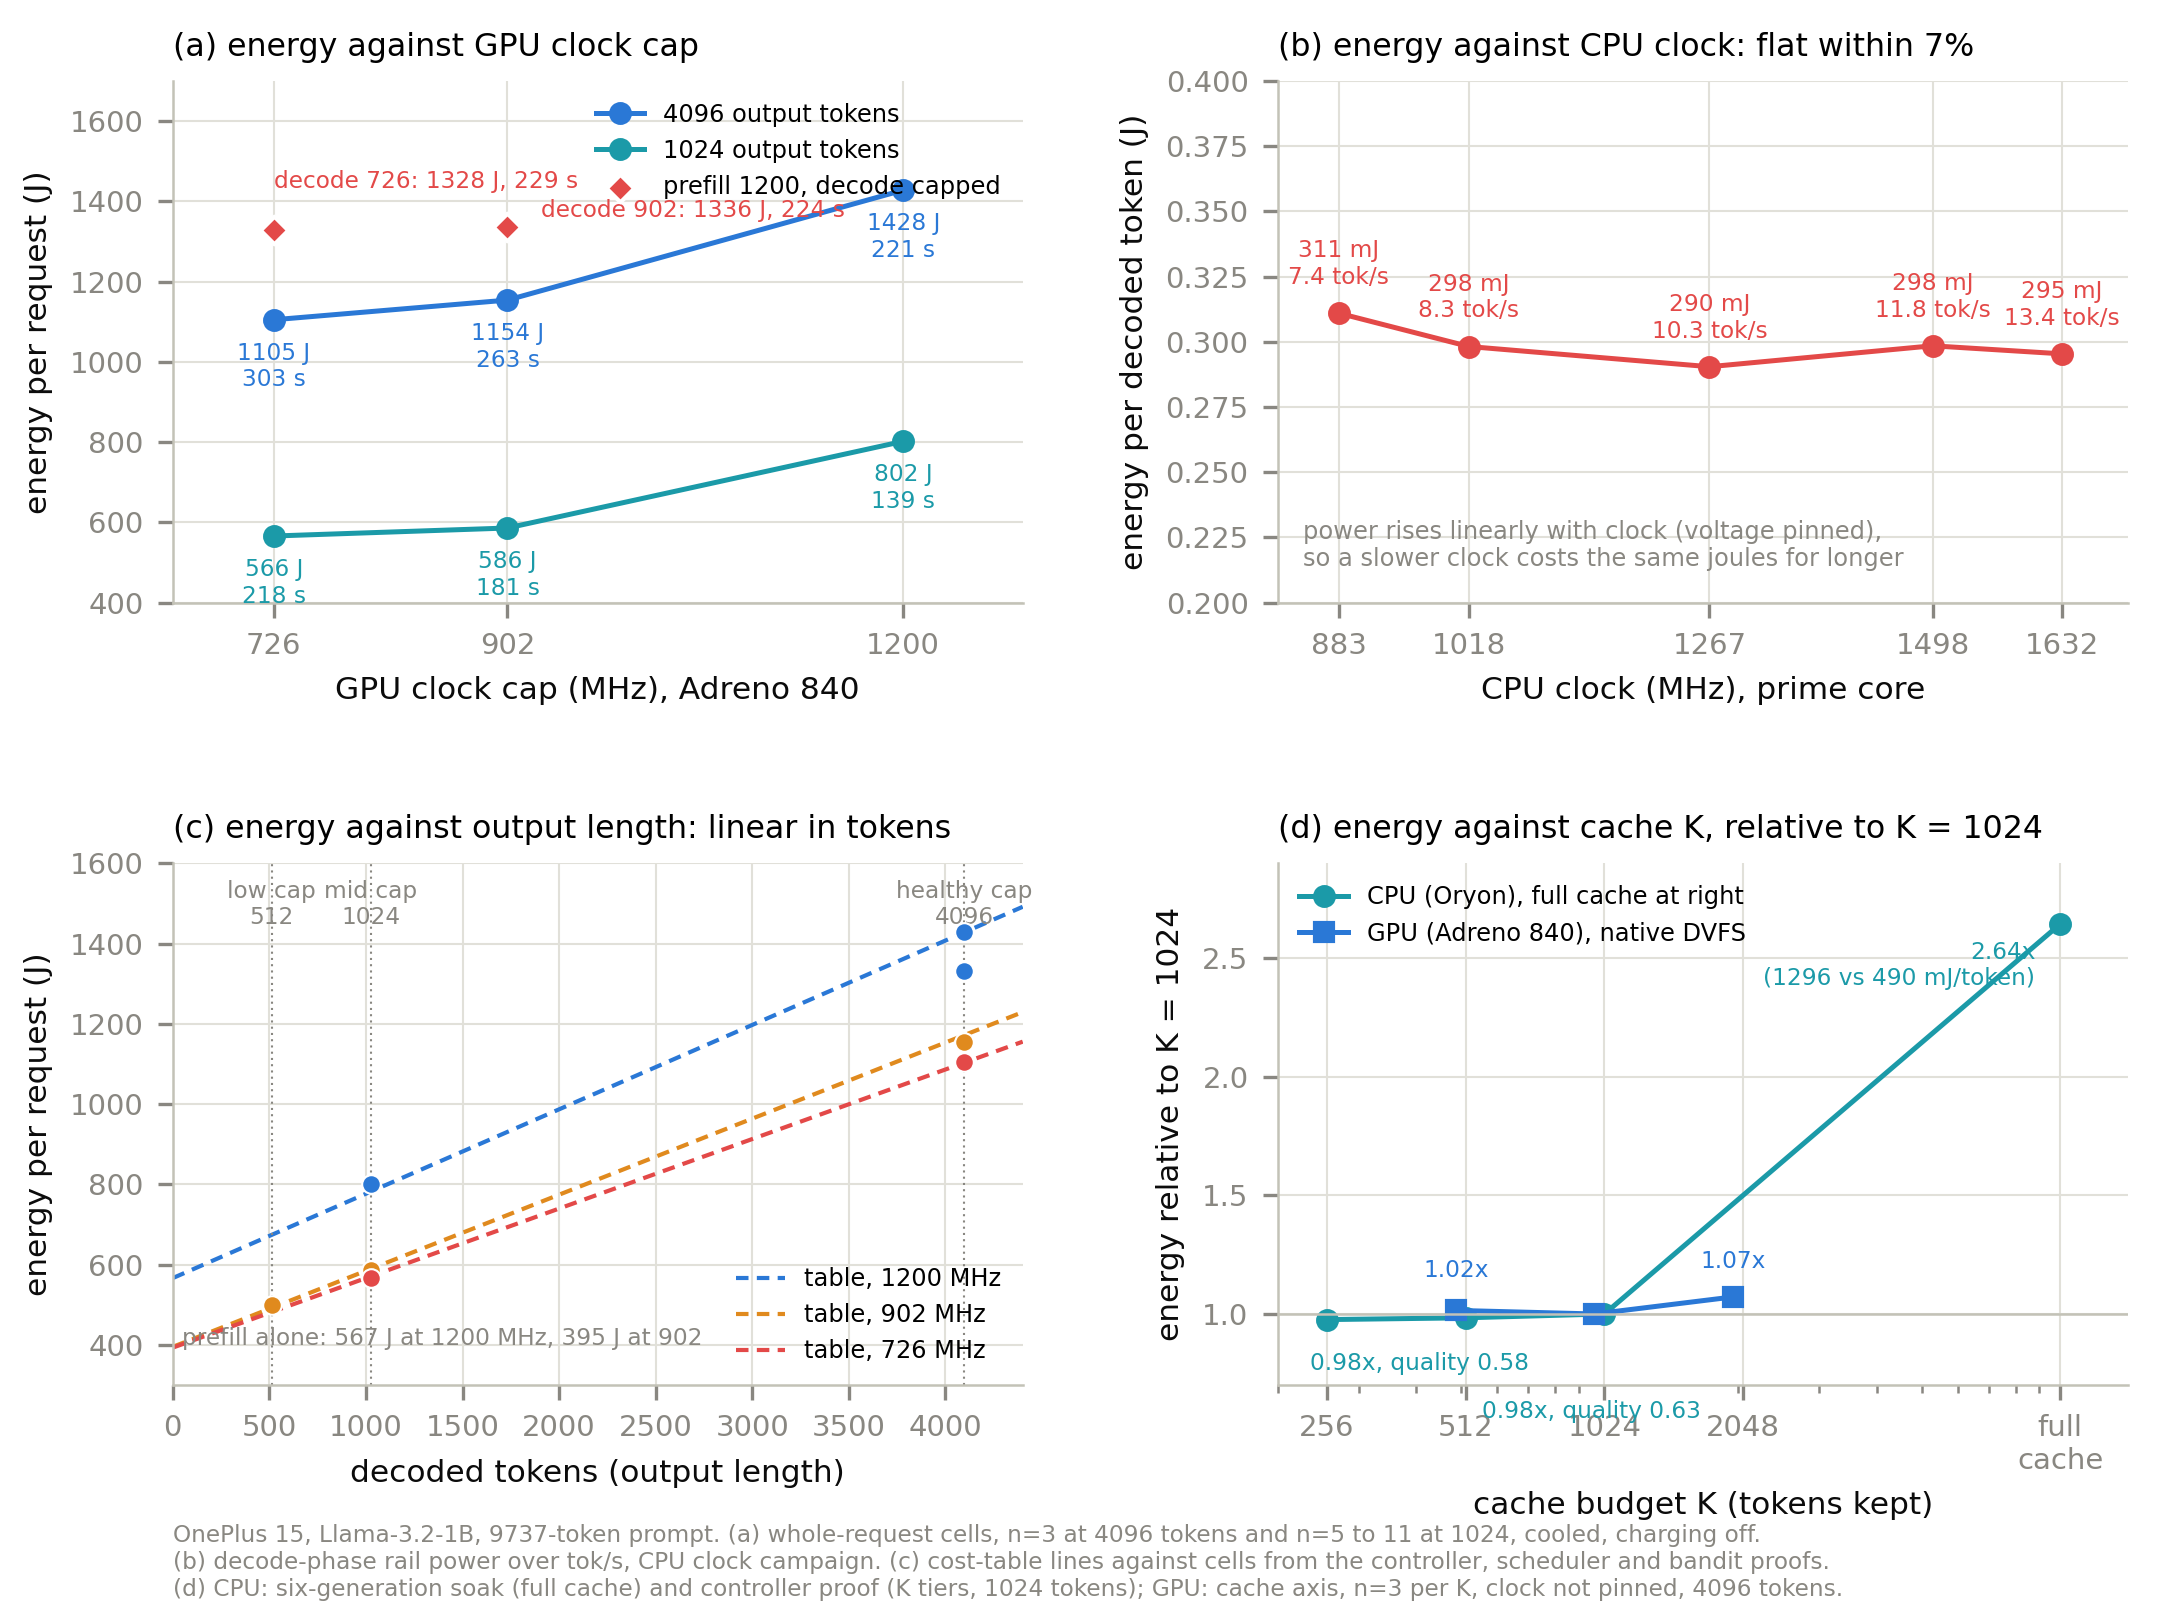

The script that saved this image:
#!/usr/bin/env python3
"""Energy against each control, all measured on the OnePlus 15 with Llama-3.2-1B, 9737-token prompt.
(a) GPU clock, (b) CPU clock, (c) decoded tokens, (d) cache K. Points are cell means (n in caption);
lines in (c) are the scheduler's cost table. Sources: /tmp/ea_proof_v2, /tmp/sched_proof,
/tmp/split_proof, /tmp/bandit_online, /tmp/ea_n3, the CPU clock campaign, the six-generation soak.
"""
import os
import numpy as np
import matplotlib
matplotlib.use("Agg")
import matplotlib.pyplot as plt

BLUE, AQUA, RED, PURPLE, GREEN, ORANGE = "#2a78d6", "#1b9aa8", "#e34948", "#5b2a86", "#3aa41c", "#e08a1e"
INK, MUTED, GRID, AXIS, SURF = "#0b0b0b", "#898781", "#e1e0d9", "#c3c2b7", "#ffffff"
plt.rcParams.update({"font.family": "sans-serif", "font.sans-serif": ["DejaVu Sans", "Arial"], "font.size": 7.5,
    "axes.labelsize": 7.5, "axes.titlesize": 8, "legend.fontsize": 6.3, "xtick.labelsize": 7, "ytick.labelsize": 7,
    "axes.edgecolor": AXIS, "axes.linewidth": 0.6, "xtick.color": MUTED, "ytick.color": MUTED, "axes.labelcolor": INK,
    "grid.color": GRID, "grid.linewidth": 0.5, "axes.grid": True, "axes.axisbelow": True, "legend.frameon": False,
    "figure.facecolor": SURF, "axes.facecolor": SURF, "pdf.fonttype": 42, "ps.fonttype": 42})

fig, ((a, b), (c, d)) = plt.subplots(2, 2, figsize=(7.2, 5.4))
fig.subplots_adjust(left=0.08, right=0.985, top=0.95, bottom=0.145, wspace=0.3, hspace=0.5)
for ax in (a, b, c, d):
    for s in ("top", "right"): ax.spines[s].set_visible(False)

# ---- (a) energy against GPU clock (whole request, 4096 and 1024 output tokens) ---------------------
clk = [726, 902, 1200]
E4096 = [1105, 1154, 1428]; T4096 = [303, 263, 221]           # ea_proof_v2, n=3 each
E1024 = [566, 586, 802];    T1024 = [218, 181, 139]           # bandit_online, n=5 to 11
a.plot(clk, E4096, color=BLUE, marker="o", ms=4.5, lw=1.2, label="4096 output tokens")
a.plot(clk, E1024, color=AQUA, marker="o", ms=4.5, lw=1.2, label="1024 output tokens")
for x, e, t in zip(clk, E4096, T4096): a.annotate(f"{e} J\n{t} s", (x, e), xytext=(0, -16), textcoords="offset points", ha="center", fontsize=5.6, color=BLUE)
for x, e, t in zip(clk, E1024, T1024): a.annotate(f"{e} J\n{t} s", (x, e), xytext=(0, -16), textcoords="offset points", ha="center", fontsize=5.6, color=AQUA)
# split plans: prefill at 1200, decode capped (4096 tokens)
a.scatter([902, 726], [1336, 1328], marker="D", s=22, color=RED, edgecolor=SURF, zorder=4, label="prefill 1200, decode capped")
a.annotate("decode 902: 1336 J, 224 s", (902, 1336), xytext=(8, 4), textcoords="offset points", fontsize=5.6, color=RED, va="center")
a.annotate("decode 726: 1328 J, 229 s", (726, 1328), xytext=(0, 9), textcoords="offset points", fontsize=5.6, color=RED, ha="left", va="bottom")
a.set_xticks(clk); a.set_xlim(650, 1290); a.set_ylim(400, 1700)
a.set_xlabel("GPU clock cap (MHz), Adreno 840"); a.set_ylabel("energy per request (J)")
a.set_title("(a) energy against GPU clock cap", loc="left", fontsize=7.6)
a.legend(loc="upper right", fontsize=5.8)

# ---- (b) energy against CPU clock (decode, prime core) ---------------------------------------------
cmhz = [883, 1018, 1267, 1498, 1632]; W = [2.289, 2.478, 2.983, 3.528, 3.970]; tps = [7.36, 8.31, 10.27, 11.82, 13.44]
jpt = [w / t for w, t in zip(W, tps)]
b.plot(cmhz, jpt, color=RED, marker="o", ms=4.5, lw=1.2)
for x, j, t in zip(cmhz, jpt, tps): b.annotate(f"{j*1000:.0f} mJ\n{t:.1f} tok/s", (x, j), xytext=(0, 7), textcoords="offset points", ha="center", fontsize=5.6, color=RED)
b.set_ylim(0.20, 0.40); b.set_xticks(cmhz); b.set_xlim(820, 1700)
b.set_xlabel("CPU clock (MHz), prime core"); b.set_ylabel("energy per decoded token (J)")
b.set_title("(b) energy against CPU clock: flat within 7%", loc="left", fontsize=7.6)
b.text(0.03, 0.06, "power rises linearly with clock (voltage pinned),\nso a slower clock costs the same joules for longer", transform=b.transAxes, fontsize=5.8, color=MUTED, va="bottom")

# ---- (c) energy against decoded tokens, per clock: table lines and measured cells ------------------
NP = 9737
table = {1200: (58.2, 210.3, BLUE), 902: (40.6, 189.6, ORANGE), 726: (40.4, 173.3, RED)}
n = np.linspace(0, 4400, 50)
for mhz, (ep, ed, col) in table.items():
    c.plot(n, (NP * ep + n * ed) / 1000, color=col, lw=1.0, ls=(0, (3, 2)), label=f"table, {mhz} MHz")
meas = {1200: [(1024, 802), (4096, 1332), (4096, 1428)], 902: [(512, 500), (1024, 577), (1024, 586), (4096, 1152), (4096, 1154)], 726: [(1024, 566), (4096, 1105)]}
for mhz, pts in meas.items():
    c.scatter([p[0] for p in pts], [p[1] for p in pts], s=20, color=table[mhz][2], edgecolor=SURF, linewidth=0.5, zorder=4)
for cap, lab in ((512, "low cap"), (1024, "mid cap"), (4096, "healthy cap")):
    c.axvline(cap, color=MUTED, lw=0.5, ls=(0, (1, 2))); c.text(cap, 1560, f"{lab}\n{cap}", ha="center", va="top", fontsize=5.6, color=MUTED)
c.text(50, 400, "prefill alone: 567 J at 1200 MHz, 395 J at 902", fontsize=5.6, color=MUTED)
c.set_xlim(0, 4400); c.set_ylim(300, 1600)
c.set_xlabel("decoded tokens (output length)"); c.set_ylabel("energy per request (J)")
c.set_title("(c) energy against output length: linear in tokens", loc="left", fontsize=7.6)
c.legend(loc="lower right", fontsize=5.8)

# ---- (d) energy against cache K, relative to K = 1024 -----------------------------------------------
# CPU: full cache against K=1024 from the six-generation soak (per token, 4096-token generations);
# K tiers from the controller proof (per request, 1024 tokens). GPU: /tmp/ea_n3 (4096 tokens, native DVFS).
cpuK = [256, 512, 1024]; cpuE = [783 / 802, 789 / 802, 1.0]; cpu_full = 1296 / 490
gpuK = [487, 974, 1947]; gpuE = [1414 / 1393, 1.0, 1493 / 1393]
d.plot(cpuK + [10000], cpuE + [cpu_full], color=AQUA, marker="o", ms=4.5, lw=1.2, label="CPU (Oryon), full cache at right")
d.plot(gpuK, gpuE, color=BLUE, marker="s", ms=4.5, lw=1.2, label="GPU (Adreno 840), native DVFS")
d.set_xscale("log"); d.set_xticks([256, 512, 1024, 2048, 10000]); d.set_xticklabels(["256", "512", "1024", "2048", "full\ncache"])
d.axhline(1.0, color=AXIS, lw=0.6)
d.annotate(f"{cpu_full:.2f}x\n(1296 vs 490 mJ/token)", (10000, cpu_full), xytext=(-6, -4), textcoords="offset points", ha="right", va="top", fontsize=5.6, color=AQUA)
d.annotate("0.98x, quality 0.58", (256, cpuE[0]), xytext=(-4, -12), textcoords="offset points", ha="left", fontsize=5.6, color=AQUA)
d.annotate("0.98x, quality 0.63", (512, cpuE[1]), xytext=(4, -24), textcoords="offset points", ha="left", fontsize=5.6, color=AQUA)
d.annotate("1.07x", (1947, gpuE[2]), xytext=(0, 7), textcoords="offset points", ha="center", fontsize=5.6, color=BLUE)
d.annotate("1.02x", (487, gpuE[0]), xytext=(0, 8), textcoords="offset points", ha="center", fontsize=5.6, color=BLUE)
d.set_ylim(0.7, 2.9); d.set_xlim(200, 14000)
d.set_xlabel("cache budget K (tokens kept)"); d.set_ylabel("energy relative to K = 1024")
d.set_title("(d) energy against cache K, relative to K = 1024", loc="left", fontsize=7.6)
d.legend(loc="upper left", fontsize=5.8)

fig.text(0.08, 0.012, "OnePlus 15, Llama-3.2-1B, 9737-token prompt. (a) whole-request cells, n=3 at 4096 tokens and n=5 to 11 at 1024, cooled, charging off.\n"
         "(b) decode-phase rail power over tok/s, CPU clock campaign. (c) cost-table lines against cells from the controller, scheduler and bandit proofs.\n"
         "(d) CPU: six-generation soak (full cache) and controller proof (K tiers, 1024 tokens); GPU: cache axis, n=3 per K, clock not pinned, 4096 tokens.",
         fontsize=5.6, color=MUTED, va="bottom")
out = os.path.join(os.path.dirname(os.path.abspath(__file__)), "fig_energy_curves")
fig.savefig(out + ".pdf"); fig.savefig(out + ".png", dpi=300); print("wrote", out)
